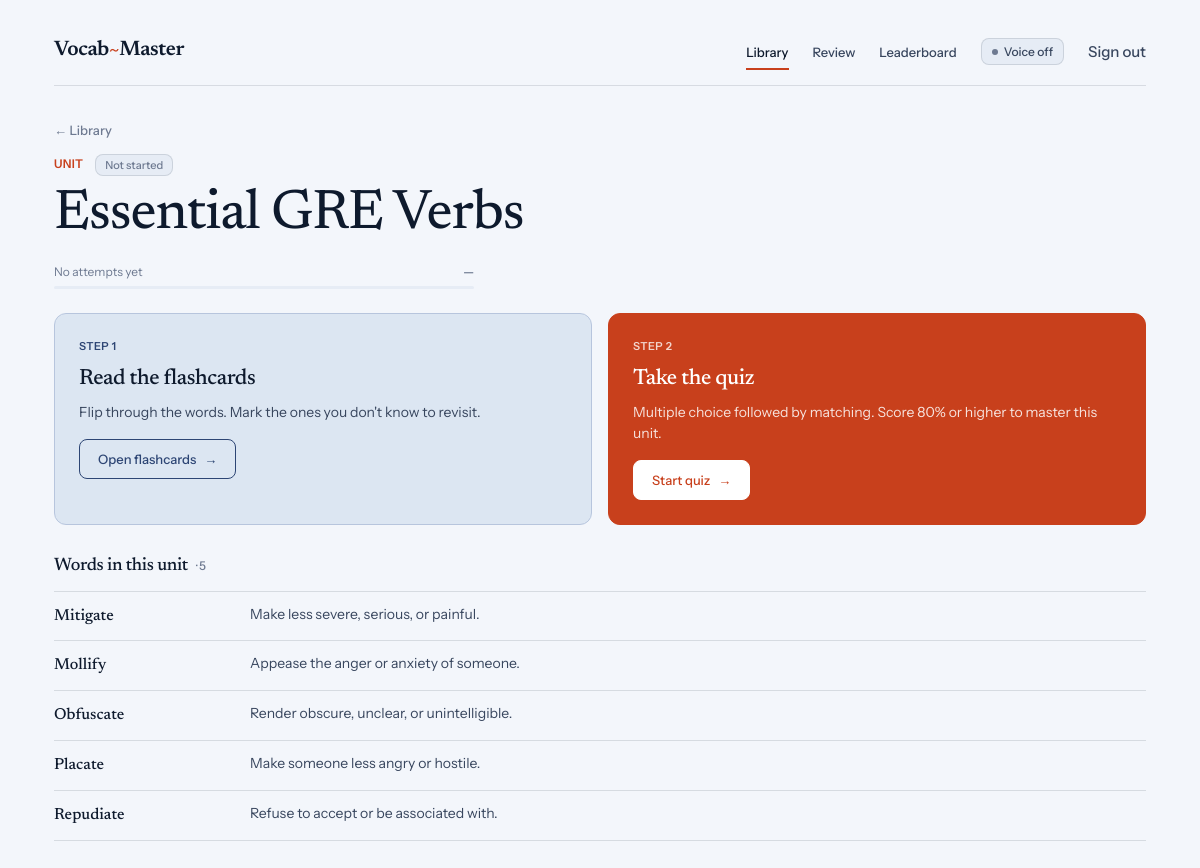
The page /learn/essential-gre-verbs/ (signed in) on the database as committed earlier.
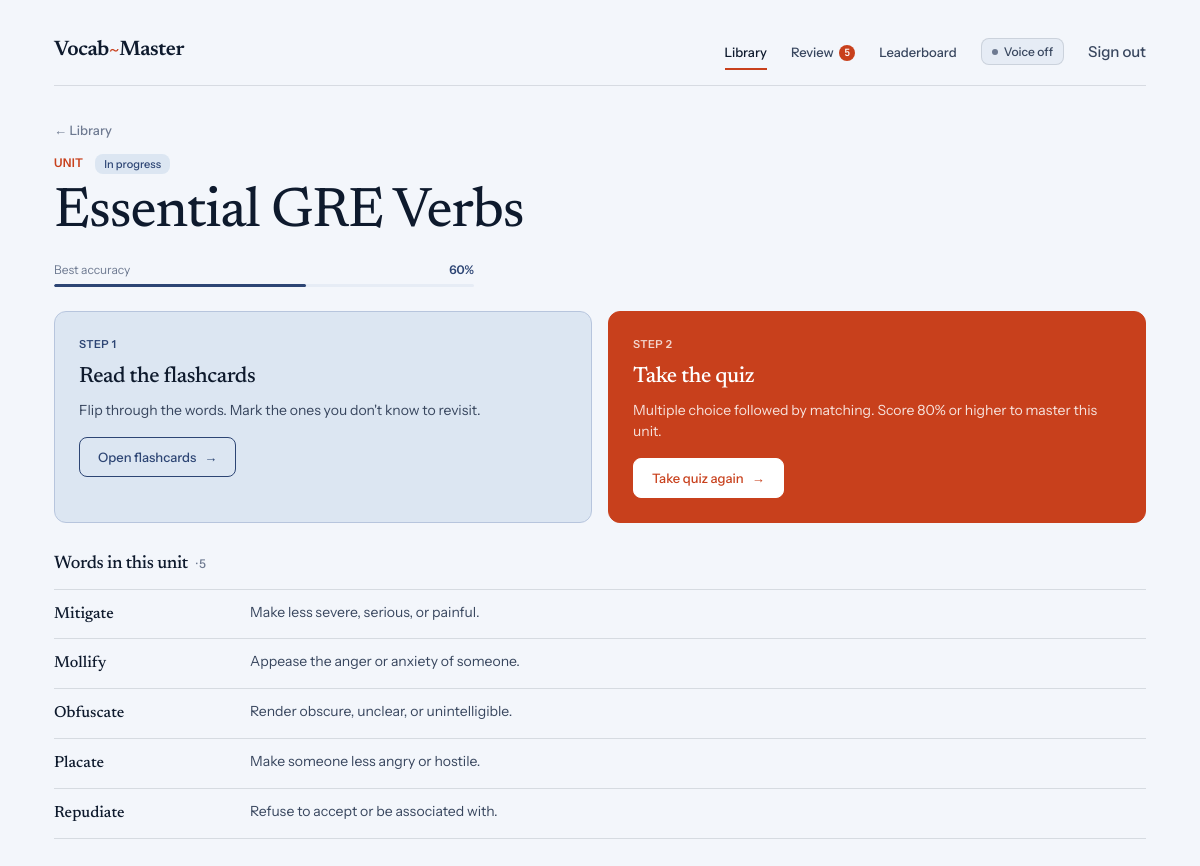
The same page on the database as committed later.
### vocab/models.py (models this page shows)
class UnitProgress(models.Model):
    user = models.ForeignKey(User, on_delete=models.CASCADE)
    unit = models.ForeignKey(Unit, on_delete=models.CASCADE)
    is_completed = models.BooleanField(default=False)
    accuracy = models.FloatField(default=0.0)
    class Meta:
        unique_together = ('user', 'unit')

### vocab/views.py (the view)
# urls.py: path('learn/<slug:unit_slug>/', views.unit_detail, name='unit_detail'),
@login_required(login_url='login')
def unit_detail(request, unit_slug):
    unit = get_object_or_404(Unit, slug=unit_slug)
    progress = UnitProgress.objects.filter(user=request.user, unit=unit).first()
    return render(request, 'vocab/unit_detail.html', {'unit': unit, 'progress': progress})

### vocab/context_processors.py (called while the page is built)
def due_review_count(request):
    if not request.user.is_authenticated:
        return {}
    count = FlashcardReview.objects.filter(
        user=request.user,
        next_review__lte=timezone.now().date(),
    ).count()
    return {'due_review_count': count}

### vocab/templates/vocab/unit_detail.html (shortened to what this page needs)
{% extends "vocab/base.html" %}
{% block content %}
<div class="back-row reveal">
    <a href="{% url 'unit_hub' %}" class="back-link">&larr; Library</a>
</div>
<section class="ud-head reveal">
    <div class="ud-head-top">
        <span class="eyebrow">Unit</span>
        {% if progress and progress.is_completed %}
            <span class="badge badge-success">Completed</span>
        {% elif progress %}
            <span class="badge badge-info">In progress</span>
        {% else %}
            <span class="badge badge-neutral">Not started</span>
        {% endif %}
    </div>
    <h1 class="display ud-title">{{ unit.title }}</h1>
    <div class="ud-prog">
        <div class="ud-prog-row">
            <span class="meta-text">{% if progress %}Best accuracy{% else %}No attempts yet{% endif %}</span>
            <span class="prog-value {% if progress.is_completed %}t-success{% elif progress %}t-info{% else %}t-tertiary{% endif %}">
                {% if progress %}{{ progress.accuracy|floatformat:0 }}%{% else %}—{% endif %}
            </span>
        </div>
        <div class="ptrack">
            {% if progress %}
                <div class="pfill {% if progress.is_completed %}pfill-success{% else %}pfill-info{% endif %}" style="width: {{ progress.accuracy }}%;"></div>
            {% endif %}
        </div>
    </div>
</section>
<section class="ud-actions reveal d2">
    <div class="action surface action-step1">
        <span class="action-num">Step 1</span>
        <h2>Read the flashcards</h2>
        <p>Flip through the words. Mark the ones you don't know to revisit.</p>
        <a href="{% url 'flashcards' unit.slug %}" class="btn ghost">Open flashcards <span class="arrow">&rarr;</span></a>
    </div>
    <div class="action surface action-primary">
        <span class="action-num">Step 2</span>
        <h2>Take the quiz</h2>
        <p>Multiple choice followed by matching. Score 80% or higher to master this unit.</p>
        <a href="{% url 'quiz_detail' unit.slug %}" class="btn">{% if progress %}Take quiz again{% else %}Start quiz{% endif %} <span class="arrow">&rarr;</span></a>
    </div>
</section>
<section class="ud-words reveal d3">
    <h3 class="ud-words-h">Words in this unit <span class="meta-text">&middot; {{ unit.flashcards.count }}</span></h3>
    <div class="word-list">
        {% for card in unit.flashcards.all %}
        <div class="word-row">
            <span class="word-w">{{ card.word }}</span>
            <span class="word-d">{{ card.definition }}</span>
        </div>
        {% empty %}
        <p class="meta-text">No words yet.</p>
        {% endfor %}
    </div>
</section>
{% endblock %}

Rows that differ between the two databases and show on the page:
added UnitProgress: accuracy "60"
Other text that changed with them:
{{ due_review_count }}: (not shown) → "5"
text no longer shown: "Not started No attempts yet — Start quiz"
text now shown: "In progress Best accuracy % Take quiz again"
